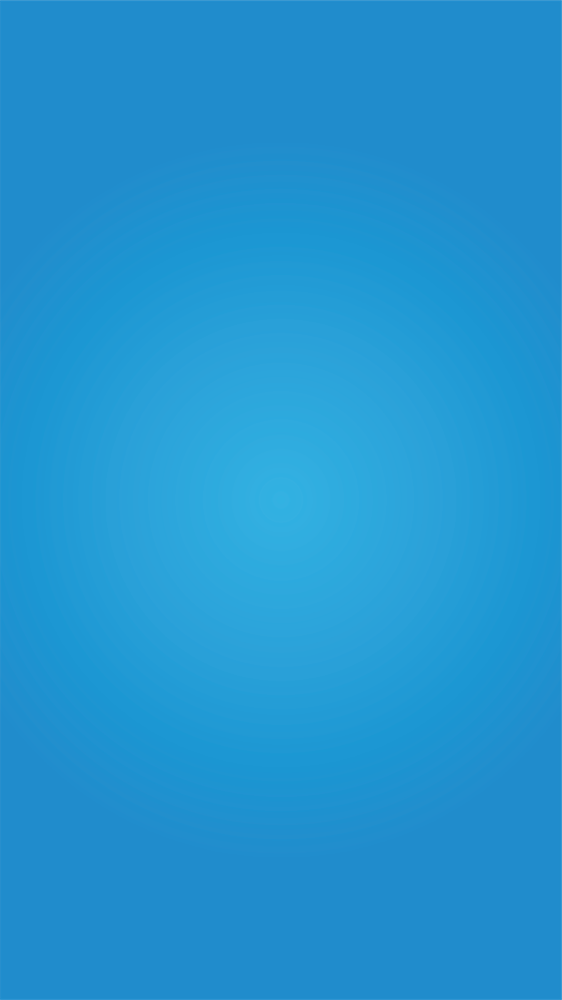
#> input picture images/1.png, 562 x 1000 px, shrunk from 1800 x 3200 before the run
$ python main.py
#> lines starting #> are read from the running program, lines starting #| are printed output that depends on the picture
from PIL import Image

background = Image.open('images/1.png')
#> background is the input picture: PIL image 562x1000 RGBA; mean R, G, B, A 33.9, 148.9, 209.4, 254.9
foreground = Image.open('images/2.png')
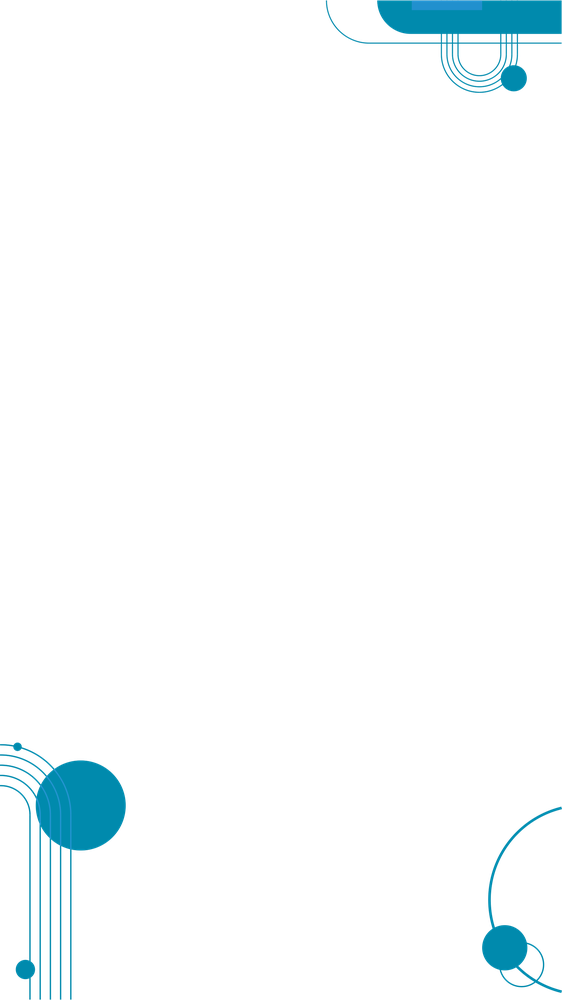
#> input picture images/2.png, 562 x 1000 px, shrunk from 1800 x 3200 before the run
#> foreground is the input picture: PIL image 562x1000 RGBA; mean R, G, B, A 0.1, 6.1, 7.6, 8.1
Bx, By = background.size
#> Bx = 562; By = 1000
Fx, Fy = foreground.size
#> Fx = 562; Fy = 1000

print(background.size)
#| (562, 1000)
print(foreground.size)
#| (562, 1000)
final1 = Image.new("RGBA", background.size)
#> final1: PIL image 562x1000 RGBA; every value is 0
final1.paste(background, (0, 0), background)
final1.paste(foreground, (int((Bx-Fx)/2), int((By-Fy)/2)), foreground)
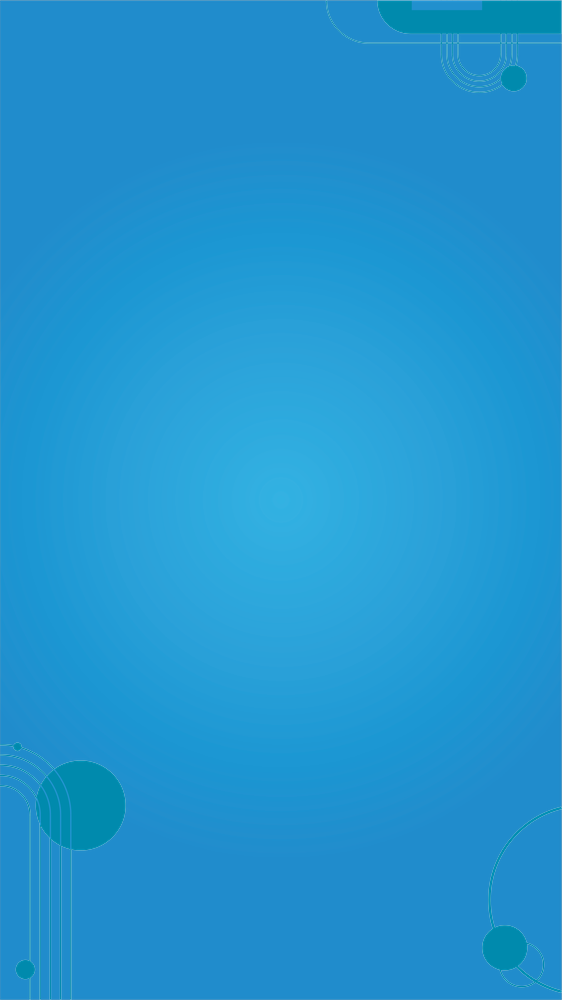
#> final1: PIL image 562x1000 RGBA; mean R, G, B, A 32.9, 148.8, 208.4, 254.3; transparent parts drawn white
final1.show()
